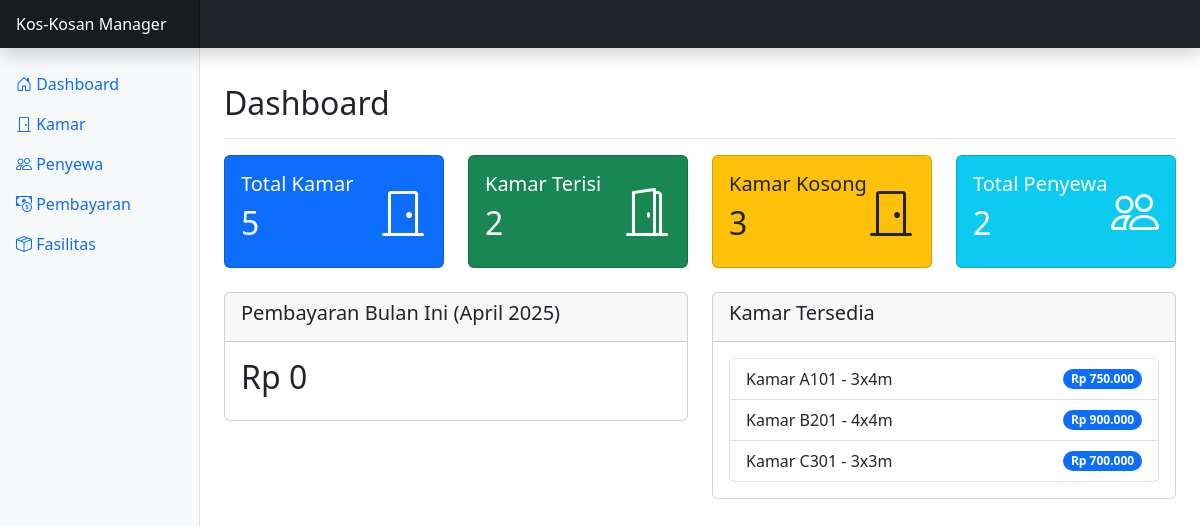
The page / on the database its author committed.
### tables this page shows
CREATE TABLE kamar (
    id_kamar INT AUTO_INCREMENT PRIMARY KEY,
    nomor_kamar VARCHAR(10) NOT NULL,
    lantai INT NOT NULL,
    ukuran VARCHAR(20) NOT NULL,
    harga_sewa DECIMAL(10, 2) NOT NULL,
    status ENUM('kosong', 'terisi') NOT NULL DEFAULT 'kosong',
    deskripsi TEXT,
    created_at TIMESTAMP DEFAULT CURRENT_TIMESTAMP,
    updated_at TIMESTAMP DEFAULT CURRENT_TIMESTAMP ON UPDATE CURRENT_TIMESTAMP
);

### class/Pembayaran.php (called while the page is built, shortened)
<?php
class Pembayaran {
    private $conn;
    private $table_name = "pembayaran";
    public function __construct($db) {
        $this->conn = $db;
    }
    public function getTotalByMonth($month, $year) {
        $query = "SELECT SUM(jumlah_bayar) as total
                  FROM " . $this->table_name . "
                  WHERE bulan_sewa = :month
                  AND tahun_sewa = :year
                  AND status_pembayaran = 'lunas'";
        $stmt = $this->conn->prepare($query);
        $month = htmlspecialchars(strip_tags($month));
        $year = htmlspecialchars(strip_tags($year));
        $stmt->bindParam(":month", $month);
        $stmt->bindParam(":year", $year);
        $stmt->execute();
        $row = $stmt->fetch(PDO::FETCH_ASSOC);
        return $row['total'] ?? 0;
    }
}
?>

### class/Kamar.php (called while the page is built, shortened)
<?php
class Kamar {
    private $conn;
    private $table_name = "kamar";
    public function __construct($db) {
        $this->conn = $db;
    }
    public function getByStatus($status) {
        $query = "SELECT * FROM " . $this->table_name . " WHERE status = :status ORDER BY nomor_kamar ASC";
        $stmt = $this->conn->prepare($query);
        $status = htmlspecialchars(strip_tags($status));
        $stmt->bindParam(":status", $status);
        $stmt->execute();
        return $stmt;
    }
}
?>

### index.php (the view, shortened to what this page needs)
<?php
require_once 'class/Kamar.php';
require_once 'class/Penyewa.php';
require_once 'class/Pembayaran.php';
$database = new Database();
$db = $database->getConnection();
$kamar = new Kamar($db);
$pembayaran = new Pembayaran($db);
$total_kamar = $db->query("SELECT COUNT(*) as total FROM kamar")->fetch(PDO::FETCH_ASSOC)['total'];
$kamar_terisi = $db->query("SELECT COUNT(*) as total FROM kamar WHERE status = 'terisi'")->fetch(PDO::FETCH_ASSOC)['total'];
$kamar_kosong = $db->query("SELECT COUNT(*) as total FROM kamar WHERE status = 'kosong'")->fetch(PDO::FETCH_ASSOC)['total'];
$total_penyewa = $db->query("SELECT COUNT(*) as total FROM penyewa WHERE tanggal_keluar IS NULL")->fetch(PDO::FETCH_ASSOC)['total'];
$bulan_ini = date('F');
$tahun_ini = date('Y');
$total_pembayaran = $pembayaran->getTotalByMonth($bulan_ini, $tahun_ini);
include_once 'view/layout/header.php';
include_once 'view/layout/sidebar.php';
?>
<div class="d-flex justify-content-between flex-wrap flex-md-nowrap align-items-center pt-3 pb-2 mb-3 border-bottom">
    <h1 class="h2">Dashboard</h1>
</div>
<div class="row">
    <div class="col-md-3 mb-4">
        <div class="card bg-primary text-white">
            <div class="card-body">
                <div class="d-flex justify-content-between align-items-center">
                    <div>
                        <h5 class="card-title">Total Kamar</h5>
                        <h2><?php echo $total_kamar; ?></h2>
                    </div>
                    <i class="bi bi-door-closed" style="font-size: 3rem;"></i>
                </div>
            </div>
        </div>
    </div>
    <div class="col-md-3 mb-4">
        <div class="card bg-success text-white">
            <div class="card-body">
                <div class="d-flex justify-content-between align-items-center">
                    <div>
                        <h5 class="card-title">Kamar Terisi</h5>
                        <h2><?php echo $kamar_terisi; ?></h2>
                    </div>
                    <i class="bi bi-door-open" style="font-size: 3rem;"></i>
                </div>
            </div>
        </div>
    </div>
    <div class="col-md-3 mb-4">
        <div class="card bg-warning text-dark">
            <div class="card-body">
                <div class="d-flex justify-content-between align-items-center">
                    <div>
                        <h5 class="card-title">Kamar Kosong</h5>
                        <h2><?php echo $kamar_kosong; ?></h2>
                    </div>
                    <i class="bi bi-door-closed" style="font-size: 3rem;"></i>
                </div>
            </div>
        </div>
    </div>
    <div class="col-md-3 mb-4">
        <div class="card bg-info text-white">
            <div class="card-body">
                <div class="d-flex justify-content-between align-items-center">
                    <div>
                        <h5 class="card-title">Total Penyewa</h5>
                        <h2><?php echo $total_penyewa; ?></h2>
                    </div>
                    <i class="bi bi-people" style="font-size: 3rem;"></i>
                </div>
            </div>
        </div>
    </div>
</div>
<div class="row">
    <div class="col-md-6 mb-4">
        <div class="card">
            <div class="card-header">
                <h5>Pembayaran Bulan Ini (<?php echo $bulan_ini; ?> <?php echo $tahun_ini; ?>)</h5>
            </div>
            <div class="card-body">
                <h2>Rp <?php echo number_format($total_pembayaran, 0, ',', '.'); ?></h2>
            </div>
        </div>
    </div>
    <div class="col-md-6 mb-4">
        <div class="card">
            <div class="card-header">
                <h5>Kamar Tersedia</h5>
            </div>
            <div class="card-body">
                <ul class="list-group">
                    <?php
                    $stmt = $kamar->getByStatus('kosong');
                    while ($row = $stmt->fetch(PDO::FETCH_ASSOC)) {
                        echo "<li class='list-group-item d-flex justify-content-between align-items-center'>";
                        echo "Kamar " . $row['nomor_kamar'] . " - " . $row['ukuran'];
                        echo "<span class='badge bg-primary rounded-pill'>Rp " . number_format($row['harga_sewa'], 0, ',', '.') . "</span>";
                        echo "</li>";
                    }
                    ?>
                </ul>
            </div>
        </div>
    </div>
</div>
<?php
include_once 'view/layout/footer.php';
?>

### rows shown on the page
kamar: nomor_kamar "A101", ukuran "3x4m", harga_sewa "750.000"
kamar: nomor_kamar "B201", ukuran "4x4m", harga_sewa "900.000"
kamar: nomor_kamar "C301", ukuran "3x3m", harga_sewa "700.000"

### other values the page prints
$total_kamar "5"
$kamar_terisi "2"
$kamar_kosong "3"
$total_penyewa "2"
$total_pembayaran "0"
